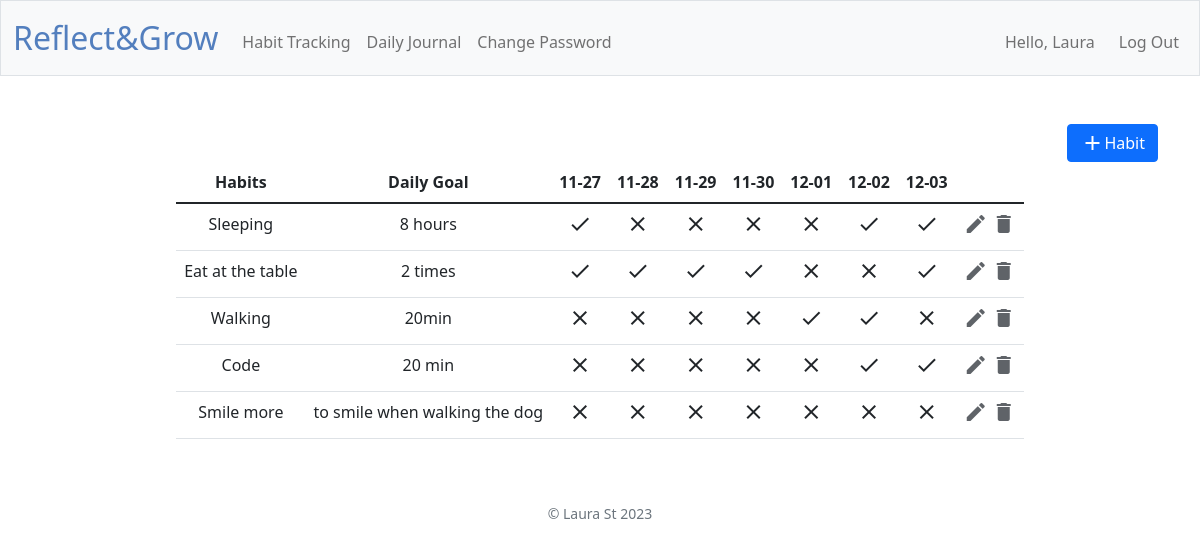
Page /habits (signed in) on the committed database.
### tables this page shows
CREATE TABLE "users" (
    id INTEGER PRIMARY KEY AUTOINCREMENT,
    username TEXT NOT NULL UNIQUE,
    hash TEXT NOT NULL
);

CREATE TABLE habits (
    habit_id INTEGER PRIMARY KEY AUTOINCREMENT,
    user_id INTEGER,
    name TEXT NOT NULL,
    rule TEXT NOT NULL,
    created_at DATE DEFAULT (DATE('now')),
    FOREIGN KEY (user_id) REFERENCES users(id)
);

### app.py (the view)
@app.route("/habits", methods=["GET"])
@login_required
def get_habits():
    habits = habit_service.get_habits(session.get("user_id"))
    dates = habit_service.get_dates()
    return render_template("habits.html", habits=habits, dates=dates)

### app.py (called while the page is built)
@app.after_request
def after_request(response):
    response.headers["Cache-Control"] = "no-cache, no-store, must-revalidate"
    response.headers["Expires"] = 0
    response.headers["Pragma"] = "no-cache"
    return response

@app.context_processor
def inject_user():
    user_id = session.get("user_id")
    if user_id:
        result = user_service.get_user_details(user_id)
        user = result["res"]
        return {"username": user["username"]}
    return {}

### database.py (called while the page is built)
def get_habits(user_id):
    return db.execute("SELECT * FROM habits WHERE user_id = ?", user_id)

def get_completions(habit_id, start_date, end_date):
    return db.execute(
        "SELECT date_completed FROM completions WHERE habit_id = ? AND date_completed BETWEEN ? AND ?",
        habit_id, start_date, end_date
    )

def get_user(user_id):
    return db.execute("SELECT * FROM users WHERE id = ?", user_id)

### habit_service.py (called while the page is built)
def get_habits(user_id):
    habits = database.get_habits(user_id)
    return get_habits_with_completions(habits)

def get_habits_with_completions(habits):
    today = datetime.now().date()
    start_date = today - timedelta(days=DAYS_BEFORE_TODAY)
    for habit in habits:
        completions = database.get_completions(habit["habit_id"], start_date, today)
        habit["completions"] = [comp["date_completed"] for comp in completions]
    return habits

def get_dates():
    today = datetime.now().date()
    return [(today + timedelta(days=i)).strftime("%Y-%m-%d") for i in range(-DAYS_BEFORE_TODAY, 1)]

### helpers.py (called while the page is built)
def login_required(f):
    @wraps(f)
    def decorated_function(*args, **kwargs):
        if session.get("user_id") is None:
            return redirect("/login")
        return f(*args, **kwargs)
    return decorated_function

def success(obj=None):
    return {"success": True, "res": obj}

### user_service.py (called while the page is built)
def get_user_details(user_id):
    rows = database.get_user(user_id)
    user = rows[0]
    if not user:
        fail()
    return success(user)

### templates/habits.html (shortened to what this page needs)
{% extends "layout.html" %}
{% block main %}
<div class="d-flex justify-content-end">
    <a href="/add-habit" class="btn btn-primary">
        <span class="material-icons">add</span> Habit
    </a>
</div>
<div class="table-responsive">
    <table class="table mx-auto w-auto">
        <thead>
            <tr>
                <th>Habits</th>
                <th>Daily Goal</th>
                {% for date in dates %}
                <th class="date-column {% if loop.revindex <= 3 %}last-three-dates{% endif %}">
                    {{ date.split("-")[1] }}-{{ date.split("-")[2] }}
                </th>
                {% endfor %}
                <th></th>
            </tr>
        </thead>
        <tbody>
            {% for habit in habits %}
            <tr>
                <td>{{habit.name}}</td>
                <td>{{habit.rule}}</td>
                {% for date in dates %}
                <td class="date-column {% if loop.revindex <= 3 %}last-three-dates{% endif %}">
                    {% if date in habit.completions %}
                    <span id="habit-{{ habit.habit_id }}-date-{{ date }}" class="material-icons clickable"
                        onclick="toggleCompletion('{{ habit.habit_id }}', '{{ date }}' , false)">done</span>
                    {% else %}
                    <span id="habit-{{ habit.habit_id }}-date-{{ date }}" class="material-icons clickable"
                        onclick="toggleCompletion('{{ habit.habit_id }}', '{{ date }}', true)">clear</span>
                    {% endif %}
                </td>
                {% endfor %}
                <td>
                    <a href=" /edit-habit/{{ habit.habit_id }}" class="icon-link"><span
                            class="material-icons grey_color">edit</span></a>
                    <a href="#" onclick="deleteHabit('{{ habit.habit_id }}')" class="icon-link">
                        <span class="material-icons grey_color">delete</span>
                    </a>
                </td>
            </tr>
            {% endfor %}
        </tbody>
    </table>
</div>
{% endblock %}

### templates/layout.html (shortened to what this page needs)
<!DOCTYPE html>
<html lang="en">
<head>
    <link href="https://cdn.jsdelivr.net/npm/bootstrap@5.1.3/dist/css/bootstrap.min.css"
 rel="stylesheet">
    <link href="/static/styles.css" rel="stylesheet">
</head>
<body>
    <nav class="bg-light border navbar navbar-expand-md navbar-light">
        <div class="container-fluid">
            <a class="navbar-brand" href="/"><span class="blue">Reflect&Grow</span></a>
            <div class="collapse navbar-collapse" id="navbar">
                {% if session["user_id"] %}
                <ul class="navbar-nav me-auto mt-2">
                    <li class="nav-item"><a class="nav-link" href="/habits">Habit Tracking</a></li>
                    <li class="nav-item"><a class="nav-link" href="/journal-history">Daily Journal</a></li>
                    <li class="nav-item"><a class="nav-link" href="/change-password">Change Password</a></li>
                </ul>
                <ul class="navbar-nav ms-auto mt-2">
                    <li class="nav-item navbar-text me-3">Hello, {{ username }}</li>
                    <li class="nav-item"><a class="nav-link" href="/logout">Log Out</a></li>
                </ul>
                {% else %}
                <ul class="navbar-nav ms-auto mt-2">
                    <li class="nav-item"><a class="nav-link" href="/register">Register</a></li>
                    <li class="nav-item"><a class="nav-link" href="/login">Log In</a></li>
                </ul>
                {% endif %}
            </div>
        </div>
    </nav>
    <main class="container py-5 text-center">
        {% block main %}{% endblock %}
    </main>
    <footer class="mb-5 small text-center text-muted">
        &copy; Laura St <span id="year"></span>
    </footer>
</body>
</html>

### static/styles.css (style rules this page uses)
nav .navbar-brand { font-size: xx-large; }
nav .navbar-brand .blue { color: #537fbe; }
.grey_color { color: #5f6368; }
.clickable { cursor: pointer; }
.btn { display: inline-flex; align-items: center; justify-content: center; }

### rows in the picture
users: username "Laura"
habits: name "Sleeping", rule "8 hours"
habits: name "Eat at the table", rule "2 times"
habits: name "Walking", rule "20min"
habits: name "Code", rule "20 min"
habits: name "Smile more", rule "to smile when walking the dog"

### other values in the picture
{{ date.split("-")[1] }} "11" "11" "11" "11" "12" "12" "12"
{{ date.split("-")[2] }} "27" "28" "29" "30" "01" "02" "03"
